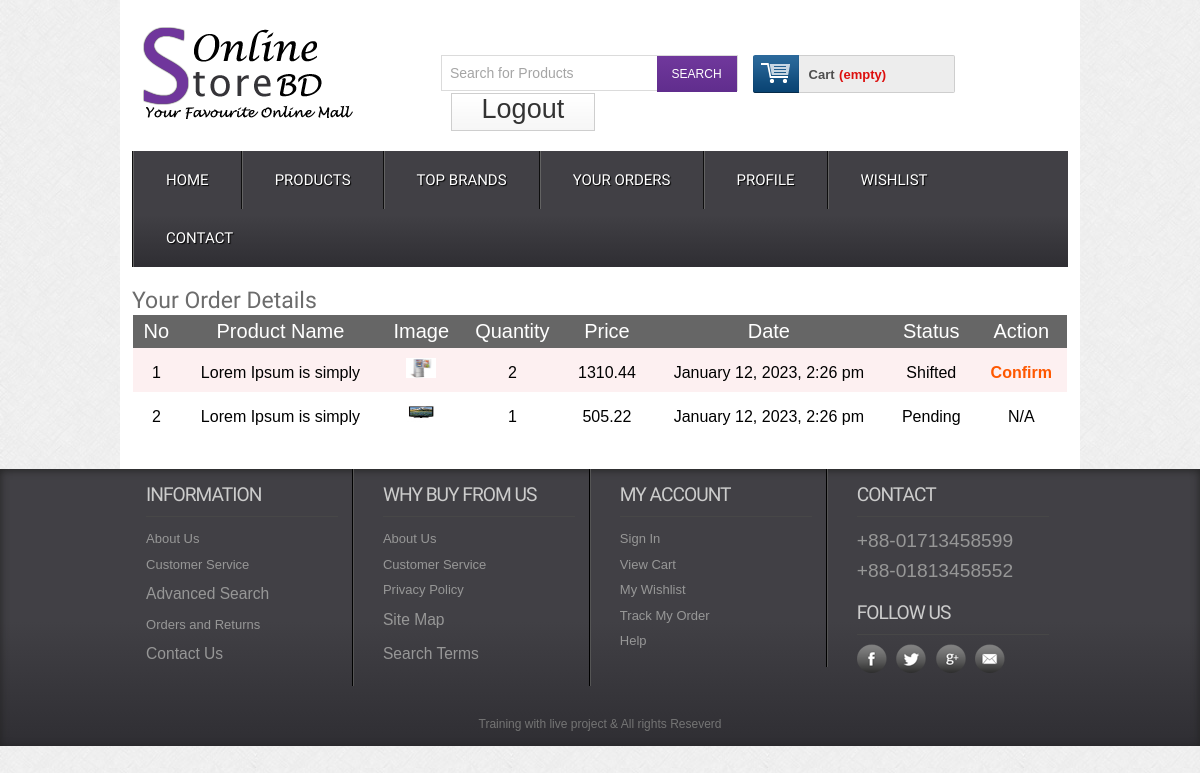
/orderdetails.php (signed in), run on the app's committed database.
### tables this page shows
CREATE TABLE `tbl_order` (
  `id` int(11) NOT NULL,
  `cmrId` varchar(255) NOT NULL,
  `productId` varchar(255) NOT NULL,
  `productName` varchar(255) NOT NULL,
  `quantity` varchar(255) NOT NULL,
  `price` varchar(255) NOT NULL,
  `image` varchar(255) NOT NULL,
  `date` varchar(255) NOT NULL DEFAULT current_timestamp(),
  `status` int(11) NOT NULL DEFAULT 0
);

### classes/Cart.php (called while the page is built, shortened)
<?php
$filepath = realpath(dirname(__FILE__));
include_once ($filepath.'/../lib/Database.php');
include_once ($filepath.'/../helpers/Format.php');
?>
<?php
class Cart{
	private $db;
	public function __construct(){
		$this->db = new Database();
	}
	public function getOrderedProduct($cmrId){
		$query = "SELECT * FROM tbl_order WHERE cmrId = '$cmrId'";
		$result = $this->db->select($query);
		return $result;
	}
}
?>

### lib/Database.php (called while the page is built, shortened)
<?php
class Database{
	public $host   = DB_HOST;
	public $user   = DB_USER;
	public $pass   = DB_PASS;
	public $dbname = DB_NAME;
	public $link;
	private function connectDB(){
		$this->link = new mysqli($this->host, $this->user, $this->pass, $this->dbname);
	}
	public function select($query){
		$result = $this->link->query($query) or die($this->link->error.__LINE__);
		if($result->num_rows > 0){
			return $result;
		} else{
			return false;
		}
	}
}
?>

### lib/Session.php (called while the page is built, shortened)
<?php
class Session{
	public static function get($key){
		if(isset($_SESSION[$key])){
			return $_SESSION[$key];
		} else{
			return false;
		}
	}
}
?>

### helpers/Format.php (called while the page is built, shortened)
<?php
	class Format{
		public function formatDate($date){
			return date('F j, Y, g:i a', strtotime($date));
		}
	}
?>

### orderdetails.php (the view, shortened to what this page needs)
<?php include'inc/header.php';?>
<div class="main">
	<div class="content">
		<div class="section group">
			<div class="order">
				<h2>Your Order Details</h2>
				<table class="tblone">
					<tr>
						<th>No</th>
						<th>Product Name</th>
						<th>Image</th>
						<th>Quantity</th>
						<th>Price</th>
						<th>Date</th>
						<th>Status</th>
						<th>Action</th>
					</tr>
				<?php
					$cmrId = Session::get('cmrId');
					$getOrder = $ct->getOrderedProduct($cmrId);
					if($getOrder){
							$i = 0;
						while($result = $getOrder->fetch_assoc()){
							$i++;
				?>
					<tr>
						<td><?php echo $i;?></td>
						<td><?php echo $result['productName'];?></td>
						<td><img src="admin/<?php echo $result['image'];?>" alt=""/></td>
						<td><?php echo $result['quantity'];?></td>
						<td><?php echo $result['price'];?></td>
						<td><?php echo $fm->formatDate($result['date']);?></td>
						<td>
							<?php
								if($result['status'] == '0'){
									echo"Pending";
								} else{
									echo"Shifted";
								}
							?>
						</td>
						<td>
							<?php
								if($result['status'] == '0'){
									echo"N/A";
								} elseif($result['status'] == '1'){ ?>
									<a onclick="return confirm('Are you sure to confirm purchase?')" href="?action=confirm&&cmrId=<?php echo $result['cmrId'];?>&&proid=<?php echo $result['productId'];?>">Confirm</a>
							<?php } else{ ?>
									Confirmed
							<?php } ?>
						</td>
					</tr>
				<?php } } ?>
				</table>
			</div>
		</div>
	</div>
</div>
<?php include'inc/footer.php';?>

### css/style.css (style rules this page uses)
html,body,div,span,applet,object,iframe,h1,h2,h3,h4,h5,h6,p,blockquote,pre,a,abbr,acronym,address,big,cite,code,del,dfn,em,img,ins,kbd,q,s,samp,small,strike,strong,sub,sup,tt,var,b,u,i,dl,dt,dd,ol,nav ul,nav li,fieldset,form,label,legend,table,caption,tbody,tfoot,thead,tr,th,td,article,aside,canvas,details,embed,figure,figcaption,footer,header,hgroup,menu,nav,output,ruby,section,summary,time,mark,audio,video { margin:0;padding:0;border:0;font-size:100%;font:inherit;vertical-align:baseline; }
table { border-collapse:collapse;border-spacing:0; }
a { text-decoration:none; }
img { max-width:100%; }
body { font-family:Arial, Helvetica, sans-serif; background:url(../images/body_bg3.jpg); }
.section { clear: both; padding: 0px; margin: 0px; }
.group:before, .group:after { content:""; display:table; }
.group:after { clear:both; }
.group { zoom:1; }
.content { padding:20px 0; background:#FFF; }
.content h2 { font-size:23px; color:#6C6C6C; font-family: 'Monda', sans-serif; }
.tblone { border: 1px solid #fff; margin-bottom: 12px; width: 100%; }
.tblone th { background: #666 none repeat scroll 0 0; color: #fff; font-size: 20px; padding: 5px 8px; text-align: center; }
.tblone td { padding:10px;text-align:center; }
table.tblone tr:nth-child(2n+1) { background:#fff;height:30px; }
table.tblone tr:nth-child(2n) { background:#fdf0f1;height:30px; }
table.tblone a { color: #fe5800; font-weight: bold; text-decoration: none; }
table.tblone img { height: 20px; width: 30px; }

### data on the page
tbl_order: productName "Lorem Ipsum is simply", image (picture), quantity "2", price "1310.44", date "January 12, 2023, 2:26 pm", status "Shifted"
tbl_order: productName "Lorem Ipsum is simply", image (picture), quantity "1", price "505.22", date "January 12, 2023, 2:26 pm", status "Pending"
